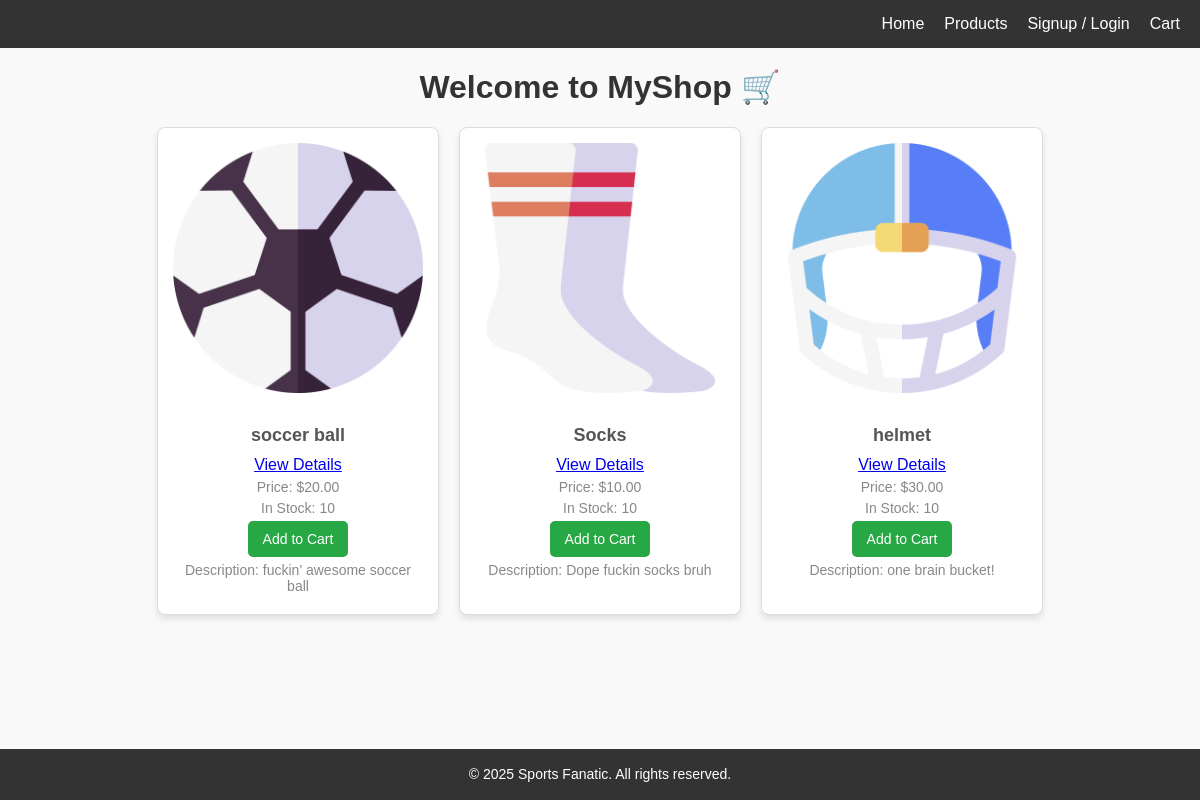
The page / on the database its author committed.
### store/models.py (models this page shows, shortened)
class Product(models.Model):
    name = models.CharField(max_length=255)
    price = models.DecimalField(max_digits=10, decimal_places=2)
    stock = models.PositiveIntegerField(default=10)
    image = models.ImageField(upload_to='products/', blank=True, null=True)
    description = models.TextField(blank=True)

### store/views.py (the view)
# urls.py: 2. Add a URL to urlpatterns:  path('', views.home, name='home')
def home(request):
    products = list(Product.objects.all())
    random_products = random.sample(products, min(len(products), 5))  # Show up to 5 random products
    return render(request, 'store/home.html', {'random_products': random_products})

### store/templates/store/home.html (shortened to what this page needs)
{% extends 'store/base.html' %}
{% load static %}
{% block styles %}
    <link rel="stylesheet" href="{% static 'store/home.css' %}">
{% endblock %}
{% block content %}
    <h1>Welcome to MyShop 🛒</h1>
    <div class="products">
        {% for product in random_products %}
            <div class="product">
                {% if product.image %}
                <img src="{{ product.image.url }}" alt="{{ product.name }}">
                {% else %}
                <img src="{% static 'store/default-product.png' %}" alt="Default Product">
                {% endif %}
                <h3>{{ product.name }}</h3>
                <a href = "{% url 'product_detail' product.id %}">View Details</a>
                <p>Price: ${{ product.price }}</p>
                {% if product.stock %}
                    <p>In Stock: {{ product.stock }}</p>
                    <form action="{% url 'add_to_cart' product.id %}" method=post>
                        <button type="submit" class="add-to-cart-btn">Add to Cart</button>
                    </form>
                {% else %}
                    <p style="color: red;">Out of Stock</p>
                {% endif %}
                {% if product.description %}
                    <p>Description: {{ product.description }}</p>
                {% endif %}
            </div>
        {% endfor %}
    </div>
{% endblock %}

### store/static/store/home.css (style rules this page uses)
body { font-family: Arial, sans-serif; margin: 0; padding: 0; background-color: #f9f9f9; }
h1 { text-align: center; color: #333; margin-top: 20px; }
.products { display: flex; flex-wrap: wrap; justify-content: center; gap: 20px; margin: 20px; }
.product { background: #fff; border: 1px solid #ddd; border-radius: 8px; box-shadow: 0 4px 6px rgba(0, 0, 0, 0.1); padding: 15px; width: 250px; text-align: center; }
.product img { max-width: 100%; height: auto; border-radius: 8px; margin-bottom: 10px; }
.product h3 { font-size: 18px; color: #555; margin-bottom: 10px; }
.product p { font-size: 14px; color: #888; margin: 5px 0; }
.product button { background-color: #28a745; color: white; border: none; border-radius: 5px; padding: 10px 15px; cursor: pointer; font-size: 14px; }

### store/static/store/base.css (style rules this page uses)
body { display: flex; flex-direction: column; min-height: 100vh; }

### rows shown on the page
Product: image (picture), name "soccer ball", price "20.00", stock "10", description "fuckin' awesome soccer ball"
Product: image (picture), name "Socks", price "10.00", stock "10", description "Dope fuckin socks bruh"
Product: image (picture), name "helmet", price "30.00", stock "10", description "one brain bucket!"
